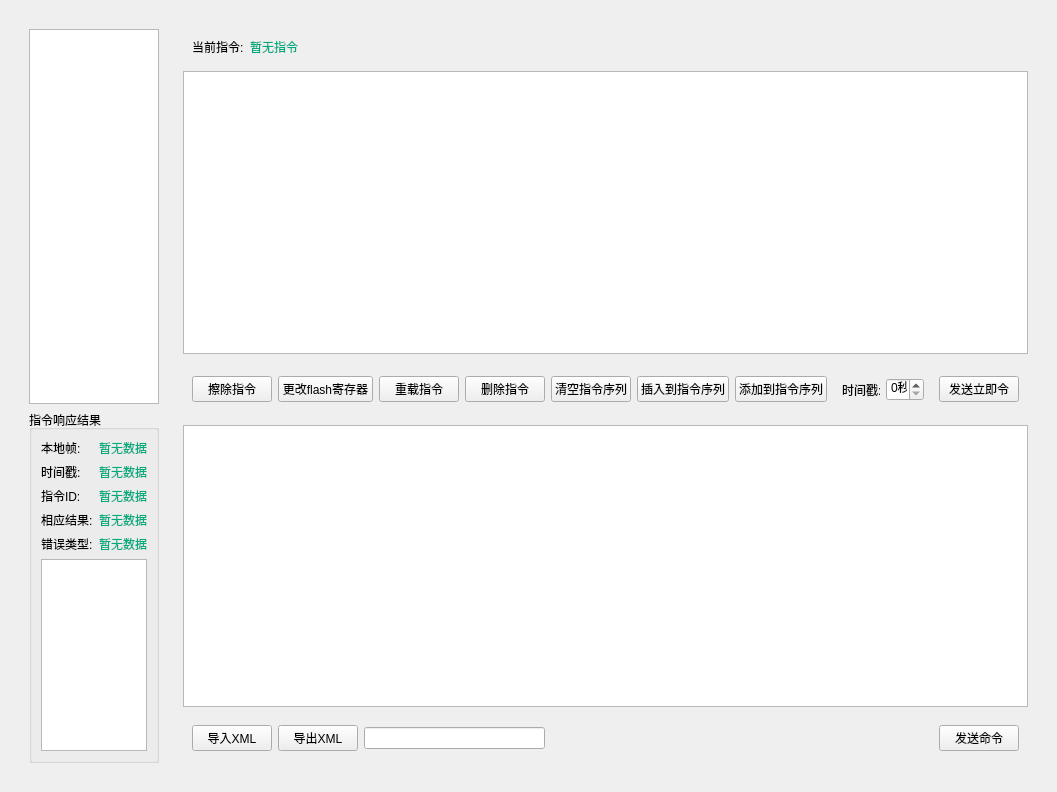
<?xml version="1.0" encoding="UTF-8"?>
<ui version="4.0">
 <class>frmPagesCommand</class>
 <widget class="QWidget" name="frmPagesCommand">
  <property name="geometry">
   <rect>
    <x>0</x>
    <y>0</y>
    <width>1040</width>
    <height>792</height>
   </rect>
  </property>
  <property name="windowTitle">
   <string>Form</string>
  </property>
  <layout class="QVBoxLayout" name="verticalLayout">
   <item>
    <widget class="QWidget" name="widget" native="true">
     <layout class="QHBoxLayout" name="horizontalLayout" stretch="0,1">
      <item>
       <widget class="QWidget" name="widget_6" native="true">
        <layout class="QVBoxLayout" name="verticalLayout_2" stretch="1,0">
         <item>
          <widget class="QListWidget" name="listWidget">
           <property name="styleSheet">
            <string notr="true"/>
           </property>
          </widget>
         </item>
         <item>
          <widget class="QGroupBox" name="groupBox">
           <property name="minimumSize">
            <size>
             <width>0</width>
             <height>100</height>
            </size>
           </property>
           <property name="title">
            <string>指令响应结果</string>
           </property>
           <layout class="QGridLayout" name="gridLayout">
            <item row="0" column="0">
             <widget class="QLabel" name="label_2">
              <property name="text">
               <string>本地帧:</string>
              </property>
             </widget>
            </item>
            <item row="0" column="1">
             <widget class="QLabel" name="lb_local_count">
              <property name="styleSheet">
               <string notr="true">color: rgb(0, 170, 127);</string>
              </property>
              <property name="text">
               <string>暂无数据</string>
              </property>
             </widget>
            </item>
            <item row="1" column="0">
             <widget class="QLabel" name="label_4">
              <property name="text">
               <string>时间戳:</string>
              </property>
             </widget>
            </item>
            <item row="1" column="1">
             <widget class="QLabel" name="lb_time">
              <property name="styleSheet">
               <string notr="true">color: rgb(0, 170, 127);</string>
              </property>
              <property name="text">
               <string>暂无数据</string>
              </property>
             </widget>
            </item>
            <item row="2" column="0">
             <widget class="QLabel" name="label_6">
              <property name="text">
               <string>指令ID:</string>
              </property>
             </widget>
            </item>
            <item row="2" column="1">
             <widget class="QLabel" name="lb_cmd_id">
              <property name="styleSheet">
               <string notr="true">color: rgb(0, 170, 127);</string>
              </property>
              <property name="text">
               <string>暂无数据</string>
              </property>
             </widget>
            </item>
            <item row="3" column="0">
             <widget class="QLabel" name="label_8">
              <property name="text">
               <string>相应结果:</string>
              </property>
             </widget>
            </item>
            <item row="3" column="1">
             <widget class="QLabel" name="lb_result">
              <property name="styleSheet">
               <string notr="true">color: rgb(0, 170, 127);</string>
              </property>
              <property name="text">
               <string>暂无数据</string>
              </property>
             </widget>
            </item>
            <item row="4" column="0">
             <widget class="QLabel" name="label_10">
              <property name="text">
               <string>错误类型:</string>
              </property>
             </widget>
            </item>
            <item row="4" column="1">
             <widget class="QLabel" name="lb_error_type">
              <property name="styleSheet">
               <string notr="true">color: rgb(0, 170, 127);</string>
              </property>
              <property name="text">
               <string>暂无数据</string>
              </property>
             </widget>
            </item>
            <item row="5" column="0" colspan="2">
             <widget class="QTextEdit" name="te_response_result"/>
            </item>
           </layout>
          </widget>
         </item>
        </layout>
       </widget>
      </item>
      <item>
       <widget class="QWidget" name="widget_2" native="true">
        <layout class="QVBoxLayout" name="verticalLayout_5">
         <item>
          <widget class="QWidget" name="widget_7" native="true">
           <layout class="QHBoxLayout" name="horizontalLayout_5" stretch="0,1">
            <item>
             <widget class="QLabel" name="label_3">
              <property name="text">
               <string>当前指令:</string>
              </property>
             </widget>
            </item>
            <item>
             <widget class="QLabel" name="lb_current_cmd_name">
              <property name="styleSheet">
               <string notr="true">color: rgb(0, 170, 127);</string>
              </property>
              <property name="text">
               <string>暂无指令</string>
              </property>
             </widget>
            </item>
           </layout>
          </widget>
         </item>
         <item>
          <widget class="QTableWidget" name="tableWidget_cmd"/>
         </item>
         <item>
          <widget class="QWidget" name="widget_3" native="true">
           <property name="minimumSize">
            <size>
             <width>0</width>
             <height>50</height>
            </size>
           </property>
           <layout class="QHBoxLayout" name="horizontalLayout_3">
            <item>
             <widget class="QPushButton" name="pb_t_1">
              <property name="text">
               <string>擦除指令</string>
              </property>
             </widget>
            </item>
            <item>
             <widget class="QPushButton" name="pb_t_2">
              <property name="text">
               <string>更改flash寄存器</string>
              </property>
             </widget>
            </item>
            <item>
             <widget class="QPushButton" name="pb_t_3">
              <property name="text">
               <string>重载指令</string>
              </property>
             </widget>
            </item>
            <item>
             <widget class="QPushButton" name="pb_del_cmd">
              <property name="text">
               <string>删除指令</string>
              </property>
             </widget>
            </item>
            <item>
             <widget class="QPushButton" name="pb_clear_cmd">
              <property name="text">
               <string>清空指令序列</string>
              </property>
             </widget>
            </item>
            <item>
             <widget class="QPushButton" name="pb_insert_cmd">
              <property name="text">
               <string>插入到指令序列</string>
              </property>
             </widget>
            </item>
            <item>
             <widget class="QPushButton" name="pb_add_cmd">
              <property name="text">
               <string>添加到指令序列</string>
              </property>
             </widget>
            </item>
            <item>
             <widget class="QWidget" name="widget_5" native="true">
              <property name="minimumSize">
               <size>
                <width>100</width>
                <height>0</height>
               </size>
              </property>
              <layout class="QHBoxLayout" name="horizontalLayout_4">
               <item>
                <widget class="QLabel" name="label">
                 <property name="text">
                  <string>时间戳:</string>
                 </property>
                </widget>
               </item>
               <item>
                <widget class="QSpinBox" name="spinBox">
                 <property name="suffix">
                  <string>秒</string>
                 </property>
                 <property name="maximum">
                  <number>1000000000</number>
                 </property>
                </widget>
               </item>
              </layout>
             </widget>
            </item>
            <item>
             <spacer name="horizontalSpacer_2">
              <property name="orientation">
               <enum>Qt::Horizontal</enum>
              </property>
              <property name="sizeHint" stdset="0">
               <size>
                <width>585</width>
                <height>20</height>
               </size>
              </property>
             </spacer>
            </item>
            <item>
             <widget class="QPushButton" name="pb_send_cmd_immediately">
              <property name="text">
               <string>发送立即令</string>
              </property>
             </widget>
            </item>
           </layout>
          </widget>
         </item>
         <item>
          <widget class="QTableWidget" name="tableWidget_cmd_immediately"/>
         </item>
         <item>
          <widget class="QWidget" name="widget_4" native="true">
           <property name="minimumSize">
            <size>
             <width>0</width>
             <height>50</height>
            </size>
           </property>
           <layout class="QHBoxLayout" name="horizontalLayout_2">
            <item>
             <widget class="QPushButton" name="pb_import_xml">
              <property name="text">
               <string>导入XML</string>
              </property>
             </widget>
            </item>
            <item>
             <widget class="QPushButton" name="pb_export_xml">
              <property name="text">
               <string>导出XML</string>
              </property>
             </widget>
            </item>
            <item>
             <widget class="QLineEdit" name="le_save_xml_name"/>
            </item>
            <item>
             <spacer name="horizontalSpacer_3">
              <property name="orientation">
               <enum>Qt::Horizontal</enum>
              </property>
              <property name="sizeHint" stdset="0">
               <size>
                <width>388</width>
                <height>20</height>
               </size>
              </property>
             </spacer>
            </item>
            <item>
             <widget class="QPushButton" name="pb_send_cmd">
              <property name="text">
               <string>发送命令</string>
              </property>
             </widget>
            </item>
           </layout>
          </widget>
         </item>
        </layout>
       </widget>
      </item>
     </layout>
    </widget>
   </item>
  </layout>
 </widget>
 <resources/>
 <connections/>
</ui>
